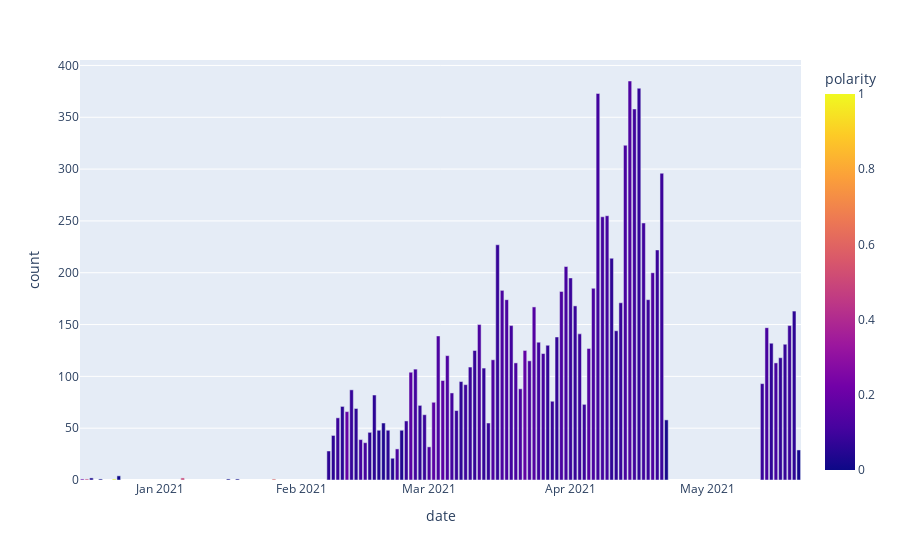

Notebook cell for this chart:
### Code cell
moderna_df, moderna_timeline = filter_by_vaccy(df, ['moderna'])
print(moderna_df.shape)
fig = px.bar(moderna_timeline, x='date', y='count', color='polarity')
fig.show()
